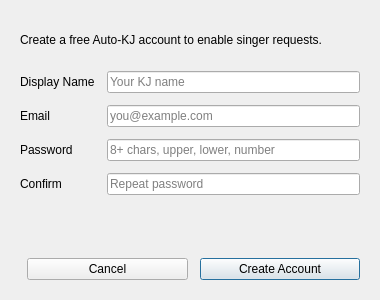
<?xml version="1.0" encoding="UTF-8"?>
<ui version="4.0">
 <class>DlgRegister</class>
 <widget class="QDialog" name="DlgRegister">
  <property name="windowModality">
   <enum>Qt::ApplicationModal</enum>
  </property>
  <property name="geometry">
   <rect>
    <x>0</x>
    <y>0</y>
    <width>380</width>
    <height>300</height>
   </rect>
  </property>
  <property name="windowTitle">
   <string>Create Auto-KJ Account</string>
  </property>
  <layout class="QVBoxLayout" name="verticalLayout">
   <property name="margin">
    <number>20</number>
   </property>
   <property name="spacing">
    <number>12</number>
   </property>
   <item>
    <widget class="QLabel" name="labelTitle">
     <property name="text">
      <string>Create a free Auto-KJ account to enable singer requests.</string>
     </property>
     <property name="wordWrap">
      <bool>true</bool>
     </property>
    </widget>
   </item>
   <item>
    <layout class="QFormLayout" name="formLayout">
     <item row="0" column="0">
      <widget class="QLabel" name="labelName">
       <property name="text">
        <string>Display Name</string>
       </property>
      </widget>
     </item>
     <item row="0" column="1">
      <widget class="QLineEdit" name="lineEditName">
       <property name="placeholderText">
        <string>Your KJ name</string>
       </property>
      </widget>
     </item>
     <item row="1" column="0">
      <widget class="QLabel" name="labelEmail">
       <property name="text">
        <string>Email</string>
       </property>
      </widget>
     </item>
     <item row="1" column="1">
      <widget class="QLineEdit" name="lineEditEmail">
       <property name="placeholderText">
        <string>you@example.com</string>
       </property>
       <property name="inputMethodHints">
        <set>Qt::ImhEmailCharactersOnly</set>
       </property>
      </widget>
     </item>
     <item row="2" column="0">
      <widget class="QLabel" name="labelPassword">
       <property name="text">
        <string>Password</string>
       </property>
      </widget>
     </item>
     <item row="2" column="1">
      <widget class="QLineEdit" name="lineEditPassword">
       <property name="placeholderText">
        <string>8+ chars, upper, lower, number</string>
       </property>
       <property name="echoMode">
        <enum>QLineEdit::Password</enum>
       </property>
      </widget>
     </item>
     <item row="3" column="0">
      <widget class="QLabel" name="labelConfirm">
       <property name="text">
        <string>Confirm</string>
       </property>
      </widget>
     </item>
     <item row="3" column="1">
      <widget class="QLineEdit" name="lineEditConfirm">
       <property name="placeholderText">
        <string>Repeat password</string>
       </property>
       <property name="echoMode">
        <enum>QLineEdit::Password</enum>
       </property>
      </widget>
     </item>
    </layout>
   </item>
   <item>
    <widget class="QLabel" name="labelError">
     <property name="text">
      <string/>
     </property>
     <property name="wordWrap">
      <bool>true</bool>
     </property>
     <property name="styleSheet">
      <string>color: #ef4444;</string>
     </property>
    </widget>
   </item>
   <item>
    <layout class="QHBoxLayout">
     <item>
      <spacer>
       <property name="orientation">
        <enum>Qt::Horizontal</enum>
       </property>
      </spacer>
     </item>
     <item>
      <widget class="QPushButton" name="btnCancel">
       <property name="text">
        <string>Cancel</string>
       </property>
      </widget>
     </item>
     <item>
      <widget class="QPushButton" name="btnCreate">
       <property name="text">
        <string>Create Account</string>
       </property>
       <property name="default">
        <bool>true</bool>
       </property>
      </widget>
     </item>
    </layout>
   </item>
  </layout>
 </widget>
 <resources/>
 <connections>
  <connection>
   <sender>btnCancel</sender>
   <signal>clicked()</signal>
   <receiver>DlgRegister</receiver>
   <slot>reject()</slot>
   <hints>
    <hint type="sourcelabel">
     <x>100</x>
     <y>280</y>
    </hint>
    <hint type="destinationlabel">
     <x>190</x>
     <y>150</y>
    </hint>
   </hints>
  </connection>
 </connections>
</ui>
